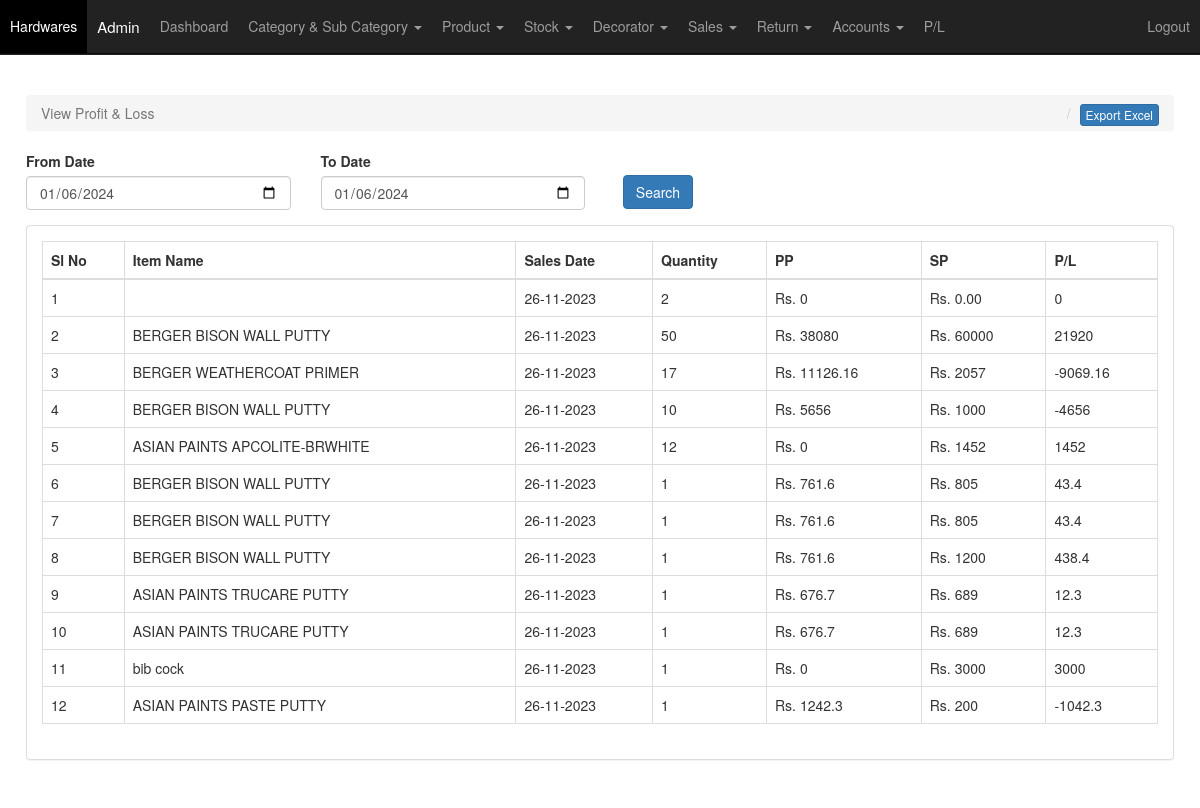
The app's page /profit.php (signed in), older data.
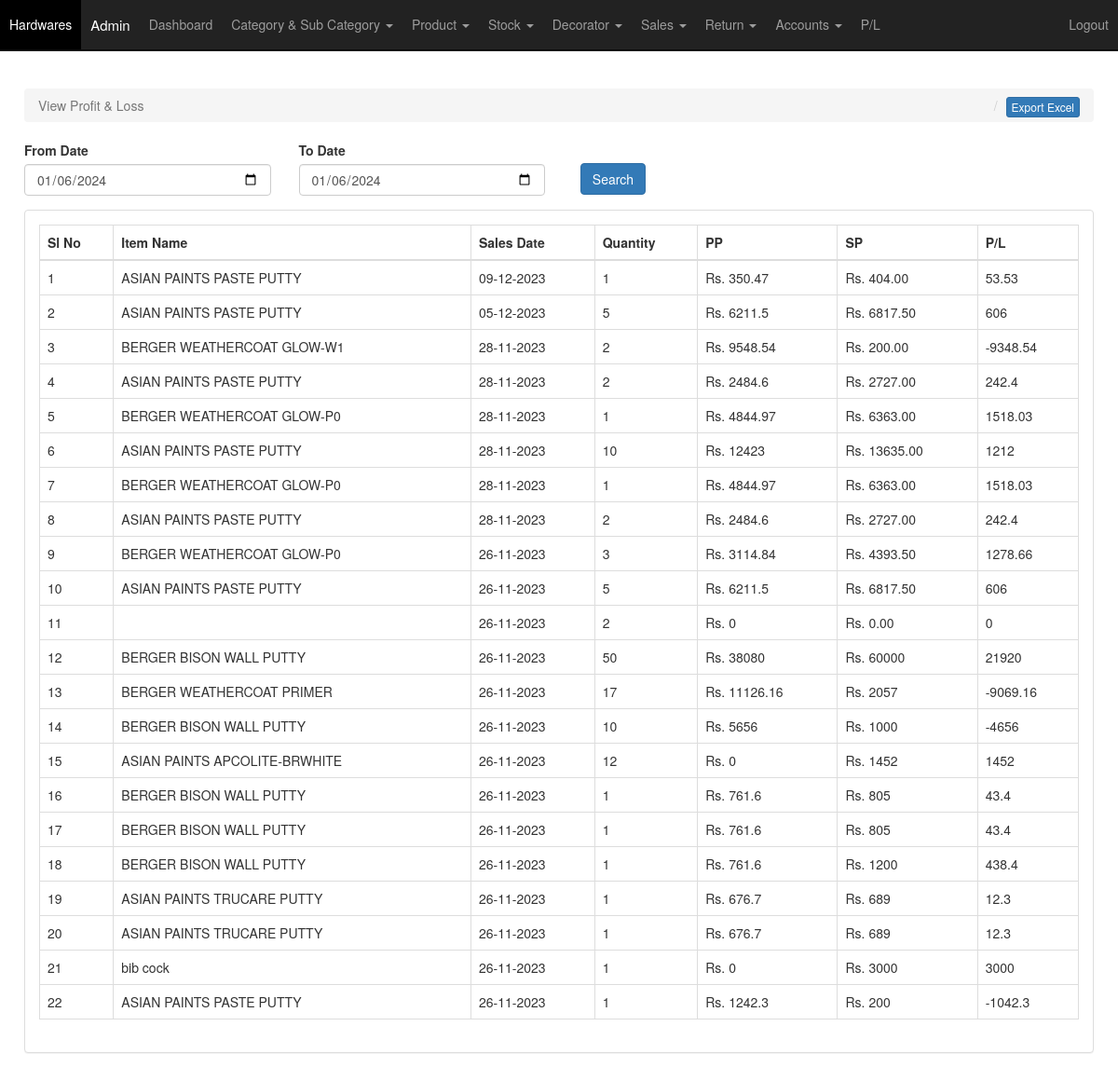
The same page, newer data.
### tables this page shows
CREATE TABLE `item_sales` (
  `item_sales_id` int NOT NULL,
  `sales_id` int NOT NULL,
  `item_name` varchar(155) NOT NULL,
  `quantity` varchar(55) NOT NULL,
  `price` varchar(55) NOT NULL,
  `total_price` varchar(55) NOT NULL,
  `description` varchar(255) NOT NULL,
  `refer_type` varchar(15) NOT NULL DEFAULT 'S',
  `insert_date` datetime NOT NULL DEFAULT CURRENT_TIMESTAMP
);

CREATE TABLE `product` (
  `product_id` int NOT NULL,
  `category_id` int NOT NULL,
  `sub_category_id` int NOT NULL,
  `product_name` varchar(255) NOT NULL,
  `product_volume` varchar(155) NOT NULL,
  `product_desc` varchar(255) NOT NULL,
  `quantity` varchar(55) NOT NULL DEFAULT '0',
  `insert_date` datetime NOT NULL DEFAULT CURRENT_TIMESTAMP
);

CREATE TABLE `stock` (
  `stock_id` int NOT NULL,
  `invoice_id` varchar(55) NOT NULL,
  `pname` varchar(155) NOT NULL,
  `quantity` varchar(15) NOT NULL,
  `issued_quantity` varchar(55) NOT NULL DEFAULT '0',
  `balance_quanity` varchar(55) NOT NULL DEFAULT '0',
  `pprice` varchar(15) NOT NULL,
  `sprice` varchar(15) NOT NULL,
  `item_desc` varchar(255) NOT NULL,
  `ptotal` varchar(15) NOT NULL,
  `stotal` varchar(15) NOT NULL,
  `profit` varchar(15) NOT NULL,
  `insert_date` datetime NOT NULL DEFAULT CURRENT_TIMESTAMP
);

### profit.php (the view, shortened to what this page needs)
<?php include "include/header.php"; ?>
    <div id="wrapper">
        <?php include "top-menu.php"; ?>
        <div id="page-wrapper">
            <div class="container-fluid">
                <p>&nbsp;</p>
                <div class="row">
                    <div class="col-lg-12">
                        <ol class="breadcrumb">
                            <li class="active">
                                <i class="fa fa-dashboard"></i> View Profit & Loss
                            </li>
                            <li style="float:right;"><button class="btn btn-primary btn-xs" onclick="ExportToExcel('xlsx')">Export Excel</button></li>
                        </ol>
                    </div>
                </div>
                <div class="row">
                    <form method="post" action="<?php echo htmlspecialchars($_SERVER["PHP_SELF"]);?>">
                        <div class="col-md-3">
                            <div class="form-group">
                                <label for="exampleInputName1">From Date </label>
                                <input type="date" class="form-control" name="from" id="exampleInputEmail3" placeholder="Name" value="<?php $month = date('m');$day = date('d');$year = date('Y');$today = $year . '-' . $month . '-' . $day; echo $today; ?>"required>
                            </div>
                        </div>
                        <div class="col-md-3">
                            <div class="form-group">
                                <label for="exampleInputName1">To Date </label>
                                <input type="date" class="form-control" name="to" id="exampleInputEmail3" placeholder="Name" value="<?php $month = date('m');$day = date('d');$year = date('Y');$today = $year . '-' . $month . '-' . $day; echo $today; ?>" required>
                            </div>
                        </div>
                        <div class="col-md-3">
                            <div class="form-group">
                                <label for="exampleInputName1">&nbsp;</label>
                                <button type="submit" class="btn btn-primary" id="search" name="search" style="margin-top: 24px;">Search</button>
                            </div>
                        </div>
					</form>
                </div>
                <div class="row">
                    <div class="col-lg-12 col-md-12">
                      <div class="panel panel-default">
                          <div class="panel-body">
                            <table class="table table-bordered" id="example">
                              <thead>
                                <tr>
                                  <th>Sl No</th>
                                  <th>Item Name</th>
                                  <th>Sales Date</th>
                                  <th>Quantity</th>
                                  <th>PP</th>
                                  <th>SP</th>
                                  <th>P/L</th>
                                </tr>
                              </thead>
                              <tbody>
                            <?php $i = 1;
                              if (isset($_POST['search'])) {
                                $from = $_POST["from"];
                                $to = $_POST["to"];
                                $sql_stock = mysqli_query($conn, "SELECT * FROM item_sales WHERE date(insert_date) BETWEEN '$from' AND '$to' ORDER BY item_sales_id DESC");
                              } else {
                                $sql_stock=mysqli_query($conn, "SELECT * FROM item_sales ORDER BY item_sales_id DESC");
                              }
                              while($show_stock = mysqli_fetch_array($sql_stock)) {
                              $show_dec = mysqli_fetch_array(mysqli_query($conn, "SELECT * from `product` where `product_id` = '".$show_stock['item_name']."'"));
                              $show_pprice = mysqli_fetch_array(mysqli_query($conn, "SELECT * from `stock` where `pname` = '".$show_stock['item_name']."'"));
                              $pp = ($show_stock['quantity']*$show_pprice['pprice']);
                              $sp = $show_stock['total_price']; ?>
                                <tr>
                                  <td><?php echo $i; ?></td>
                                  <td><?php echo $show_dec['product_name']; ?></td>
                                  <td><?php $timestamp = strtotime($show_stock['insert_date']); $newDate = date('d-m-Y', $timestamp); echo $newDate; ?></td>
                                  <td><?php echo $show_stock['quantity']; ?></td>
                                  <td>Rs. <?php echo $pp; ?></td>
                                  <td>Rs. <?php echo $sp; ?></td>
                                  <td><?php echo ($sp-$pp); ?></td>
                                </tr>
                                <?php $i++; } ?>
                              </tbody>
                            </table>
                          </div>
                      </div>
                    </div>
                </div>
            </div>
        </div>
    </div>
<?php include "include/footer.php"; ?>

### include/header.php (shortened to what this page needs)
<!DOCTYPE html>
<html lang="en">
<head>
    <link href="css/bootstrap.min.css" rel="stylesheet">
    <link href="css/sb-admin.css" rel="stylesheet">
    <link href="css/plugins/morris.css" rel="stylesheet">
    <link href="css/dataTables.bootstrap.min.css" rel="stylesheet">
    <link rel="stylesheet" type="text/css" href="css/jquery.dataTables.min.css">
</head>
<body>

### top-menu.php (shortened to what this page needs)
<nav class="navbar navbar-inverse navbar-fixed-top" role="navigation">
            <div class="collapse navbar-collapse navbar-ex1-collapse">
                <ul class="nav navbar-nav side-nav">
                    <li><a href="dashboard.php">Hardwares</a></li>
                    <li><a style="color:#fff;font-size:15px;"><?php echo $_SESSION['cus']['name']; ?></a></li>
                    <li>
                        <a href="dashboard.php"><i class="fa fa-fw fa-dashboard"></i> Dashboard</a>
                    </li>
                    <li>
                        <a href="javascript:;" class="dropdown-toggle" data-toggle="dropdown"> Category & Sub Category <span class="caret"></span></a>
                    </li>
                    <li>
                        <a href="javascript:;" class="dropdown-toggle" data-toggle="dropdown"> Product <span class="caret"></span></a>
                    </li>
                    <li>
                        <a href="javascript:;" class="dropdown-toggle" data-toggle="dropdown"> Stock <span class="caret"></span></a>
                    </li>
                    <li>
                        <a href="javascript:;" class="dropdown-toggle" data-toggle="dropdown"> Decorator <span class="caret"></span></a>
                    </li>
                    <li>
                        <a href="javascript:;" class="dropdown-toggle" data-toggle="dropdown"> Sales <span class="caret"></span></a>
                    </li>
                    <li>
                        <a href="javascript:;" class="dropdown-toggle" data-toggle="dropdown"> Return <span class="caret"></span></a>
                    </li>
                    <li>
                        <a href="javascript:;" class="dropdown-toggle" data-toggle="dropdown"> Accounts <span class="caret"></span></a>
                    </li>
                    <li>
                        <a href="profit.php"><i class="fa fa-fw fa-dashboard"></i> P/L</a>
                    </li>
                    <li style="float:right;">
                        <a href="logout.php"><i class="fa fa-fw fa-power-off"></i> Logout</a>
                    </li>
                </ul>
            </div>
        </nav>

### include/footer.php (shortened to what this page needs)
</body>
</html>

### css/sb-admin.css (style rules this page uses)
body { margin-top: 100px; background-color: #222; }
@media (min-width:768px) { body { margin-top:0px; } }
#wrapper { padding-left: 0; }
#page-wrapper { width: 100%; padding: 0; background-color: #fff; min-height:800px; }
@media (min-width:768px) { #wrapper { padding-top:55px; } }
@media (min-width:768px) { #page-wrapper { padding: 10px; } }
@media (min-width:768px) { .side-nav { top:0px; left:0; width:100%; margin-left:0; border: none; border-radius: 0; background-color: #222; bottom: 0; } }
@media (min-width:768px) { .side-nav>li>a { width:auto; } }

Row changes from the older to the newer data that the page shows:
added item_sales: product.product_name "ASIAN PAINTS PASTE PUTTY", insert_date "09-12-2023", quantity "1", quantity.pprice "350.47", total_price "404.00", $sp-$pp "53.53"
added item_sales: product.product_name "ASIAN PAINTS PASTE PUTTY", insert_date "05-12-2023", quantity "5", quantity.pprice "6211.5", total_price "6817.50", $sp-$pp "606"
added item_sales: product.product_name "BERGER WEATHERCOAT GLOW-W1", insert_date "28-11-2023", quantity "2", quantity.pprice "9548.54", total_price "200.00", $sp-$pp "-9348.54"
added item_sales: product.product_name "ASIAN PAINTS PASTE PUTTY", insert_date "28-11-2023", quantity "2", quantity.pprice "2484.6", total_price "2727.00", $sp-$pp "242.4"
added item_sales: product.product_name "BERGER WEATHERCOAT GLOW-P0", insert_date "28-11-2023", quantity "1", quantity.pprice "4844.97", total_price "6363.00", $sp-$pp "1518.03"
added item_sales: product.product_name "ASIAN PAINTS PASTE PUTTY", insert_date "28-11-2023", quantity "10", quantity.pprice "12423", total_price "13635.00", $sp-$pp "1212"
added item_sales: product.product_name "BERGER WEATHERCOAT GLOW-P0", insert_date "28-11-2023", quantity "1", quantity.pprice "4844.97", total_price "6363.00", $sp-$pp "1518.03"
added item_sales: product.product_name "ASIAN PAINTS PASTE PUTTY", insert_date "28-11-2023", quantity "2", quantity.pprice "2484.6", total_price "2727.00", $sp-$pp "242.4"
added item_sales: product.product_name "BERGER WEATHERCOAT GLOW-P0", insert_date "26-11-2023", quantity "3", quantity.pprice "3114.84", total_price "4393.50", $sp-$pp "1278.66"
added item_sales: product.product_name "ASIAN PAINTS PASTE PUTTY", insert_date "26-11-2023", quantity "5", quantity.pprice "6211.5", total_price "6817.50", $sp-$pp "606"
